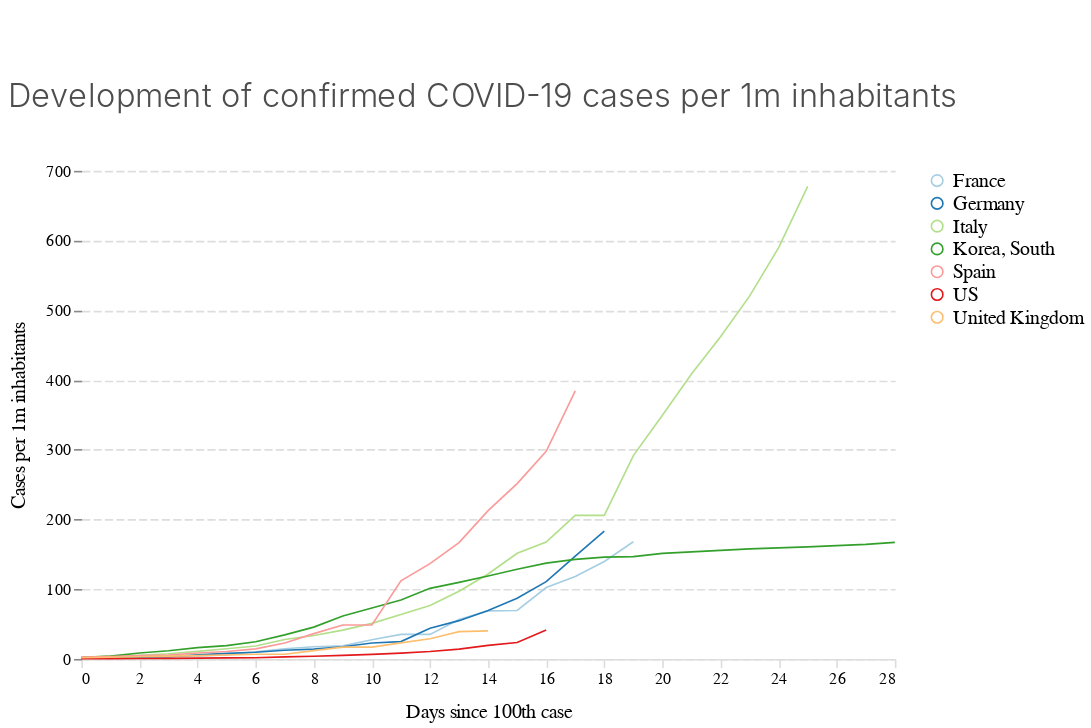

Here is the notebook cell this chart was saved with:
### Code cell
chart_cases_per_1m

### Figure 1 — Vega-Lite specification as saved in the notebook (floating-point values rounded to 4 significant figures; data arrays with more than 128 entries replaced by an {"elided": "..."} marker saying what was removed)
{"$schema": "https://vega.github.io/schema/vega-lite/v3.4.0.json", "config": {"area": {"fill": "#1696d2"}, "axisX": {"domain": true, "domainColor": "#DEDDDD", "domainDashOffset": 10, "domainWidth": 1, "grid": false, "labelAngle": 0, "labelFont": "Avenir", "labelFontSize": 10, "tickColor": "#DEDDDD", "titleFont": "Avenir", "titleFontSize": 12, "titleFontWeight": 400, "titlePadding": 10}, "axisY": {"domain": false, "domainDashOffset": 10, "grid": true, "gridColor": "#DEDDDD", "gridDash": [5, 2], "gridWidth": 1, "labelAngle": 0, "labelFont": "Avenir", "labelFontSize": 10, "titleFont": "Avenir", "titleFontSize": 12, "titleFontWeight": 400, "titlePadding": 10}, "bar": {"fill": "#1696d2", "strokeWidth": 0}, "guide-title": {"color": "Monospace", "font": "Avenir", "fontSize": 15}, "header": {"titleFontSize": 12, "titleFontWeight": 400}, "legend": {"labelFont": "Avenir", "labelFontSize": 12, "symbolSize": 50, "symbolType": "circle", "title": "", "titleFont": "Avenir", "titleFontSize": 12}, "line": {"color": "#1696d2", "stroke": "#1696d2", "strokeWidth": 1}, "path": {"stroke": "#1696d2"}, "point": {"filled": true}, "range": {"category": ["#a6cee3", "#1f78b4", "#b2df8a", "#33a02c", "#fb9a99", "#e31a1c", "#fdbf6f", "#ff7f00"], "diverging": ["#cfe8f3", "#a2d4ec", "#73bfe2", "#46abdb", "#1696d2", "#12719e"]}, "text": {"align": "right", "color": "#1696d2", "font": "Avenir", "fontSize": 12, "fontWeight": 400, "size": 11}, "title": {"anchor": "start", "color": "#4d4d4d", "font": "Avenir", "fontSize": 20, "fontWeight": 300, "lineHeight": 100, "offset": 30}, "trail": {"color": "#1696d2", "stroke": "#1696d2"}, "view": {"strokeWidth": 0}}, "data": {"name": "data-10b44faa4d132bb39209731b4ba517e6"}, "datasets": {"data-10b44faa4d132bb39209731b4ba517e6": {"elided": "144 records"}}, "encoding": {"color": {"field": "country", "type": "nominal"}, "x": {"field": "days_since100", "title": "Days since 100th case", "type": "quantitative"}, "y": {"field": "cases_per1m", "title": "Cases per 1m inhabitants", "type": "quantitative"}}, "height": 300, "mark": "line", "padding": {"bottom": 5, "left": 5, "right": 5, "top": 50}, "title": "Development of confirmed COVID-19 cases per 1m inhabitants", "width": 500}
